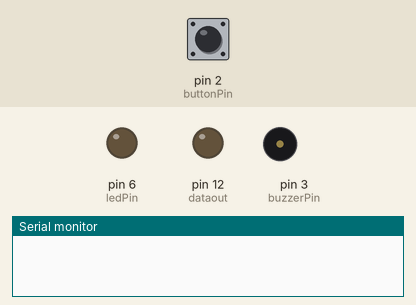
Simulated run of this sketch. Board: Arduino Uno, built with avr-gcc and run on an emulated ATmega328P. Shown: output pins drawn as LEDs (lit = HIGH), buzzer (waves = sounding), the last lines printed to the serial monitor. The inputs (shaded band) are chosen by the test bench; at power-on: pin 2 (buttonPin) LOW. No radio packets arrive unless stated; the modem accepts every AT command (registered, SIM ready, sends succeed) and sends nothing else.

Above: at 1.7 s.
1.8 s: pin 2 (buttonPin) pulled HIGH for 1 s
At 5.1 s:
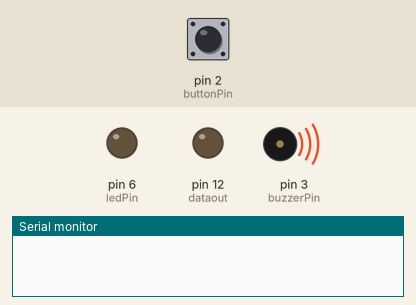
At 5.6 s:
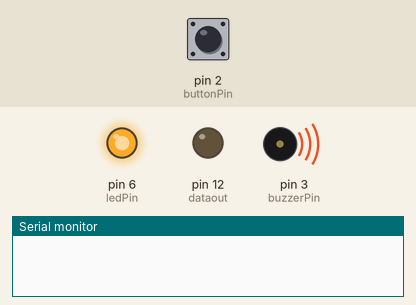
7.7 s: pin 2 (buttonPin) pulled HIGH for 0.15 s
At 10.8 s:
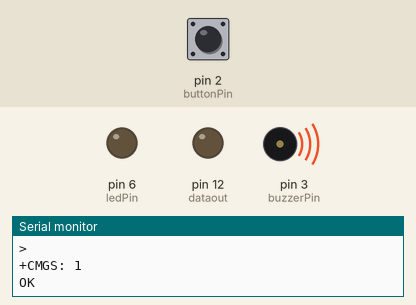
10.9 s: pin 2 (buttonPin) pulled HIGH for 3.2 s
Timing chart, 0 to 17.2 s (numbered marks = the images above; inputs shaded):
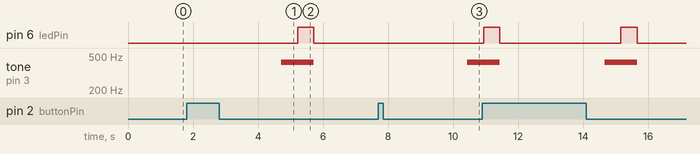

The sketch:

monday_gsm_code.ino
```cpp
#include <RH_ASK.h>
#include <SPI.h>
#include <SoftwareSerial.h>

#include <Sim800l.h>
SoftwareSerial mySerial (9,10);

#define dataout 12
#define datain 11
RH_ASK rf_driver;
int buttonState1 =0;


int buttonPin = 2;
int buzzerPin = 3;
int ledPin = 6;
const int toneFreq = 423;

void setup()
{
    rf_driver.init();
    pinMode(dataout,OUTPUT);
     pinMode(buttonPin, INPUT);
      pinMode(buzzerPin, OUTPUT);
        pinMode(ledPin, OUTPUT);
    Serial.begin(9600);
    mySerial.begin(9600);
    delay(500);

}

void loop()
{
    updateSerial();

     buttonState1 = digitalRead(buttonPin);
    if (buttonState1==HIGH)
    {
        sendsms();
        delay(500);
        const char *msg = "EMERGENCY!";
        rf_driver.send((uint8_t *)msg, strlen(msg));
        rf_driver.waitPacketSent();
        //delay(1000);
        tone(buzzerPin, toneFreq);
        delay(500);
        digitalWrite(ledPin, HIGH);
        tone(buzzerPin, toneFreq);
        delay(500);
               digitalWrite(ledPin, LOW);
               noTone(buzzerPin);
    }
     else
        {
        /*  digitalWrite(ledPin, LOW);
         noTone(buzzerPin);  */
        }
}
void updateSerial(){
  delay(500);
  while(mySerial.available())
  {
    Serial.write(mySerial.read());
  }
  while(Serial.available())
  {
    mySerial.write(Serial.read());
  }
}

void sendsms()
{
  mySerial.println("AT\r");
  delay(500);
  Serial.write(mySerial.read());
  mySerial.println("AT+CMGF=1\r");
  delay(500);
  mySerial.println("AT+CMGS=\"+256783420711\"\r");
  delay(500);

  mySerial.println("EMERGENCY!");
  delay(500);

  mySerial.println((char)26);
  delay(100);

}
```

Measured:
- after the input at 1.8 s, pin 6 (ledPin): LOW → HIGH after 3.4 s, → LOW 0.50 s later; tone on pin 3 (buzzerPin): silent → 423 Hz after 2.9 s, → silent 1.0 s later
- after the input at 7.7 s, tone on pin 3 (buzzerPin): silent → 423 Hz after 2.7 s
